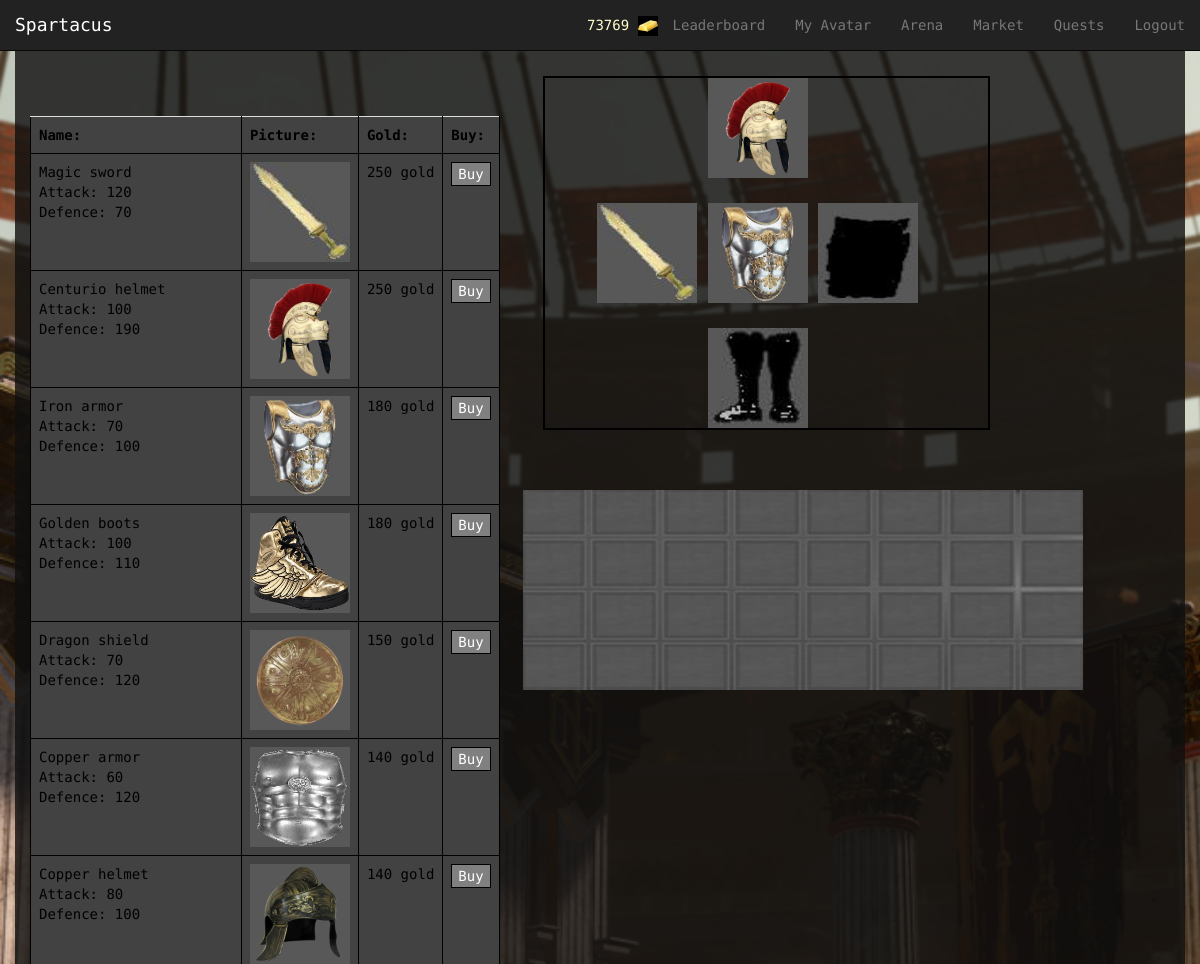
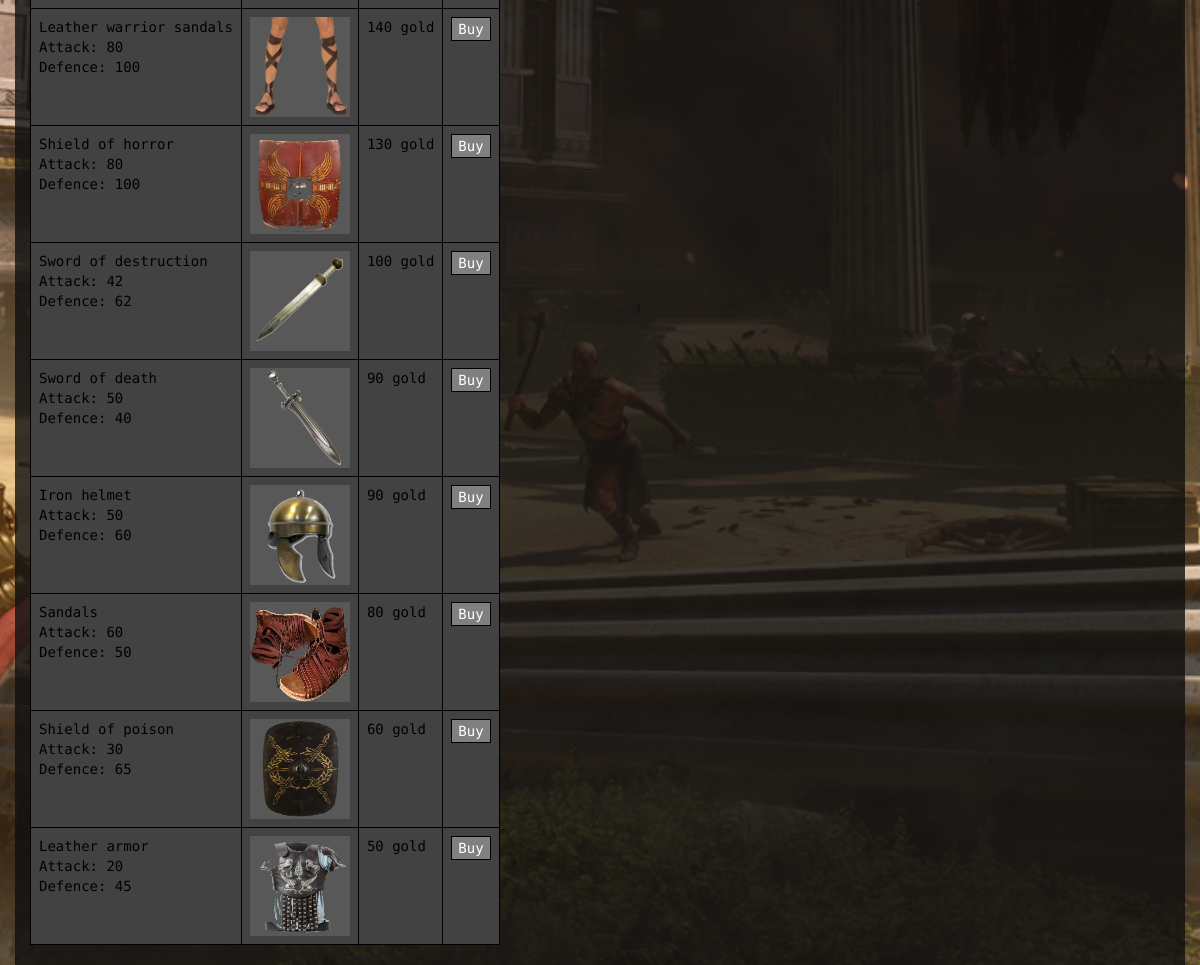
The page /Spartacus/market/ (signed in) on the database its author committed (2 pictures, top to bottom).
### Spartacus/models.py (models this page shows, shortened)
class Item(models.Model):
    ITEM_CHOICES = (
    ('sword', 'sword'),
    ('shield', 'shield'),
    ('armor', 'armor'),
    ('helmet', 'helmet'),
    ('boots', 'boots'),)
    price = models.IntegerField(default = 0)
    itemType = models.CharField(max_length=128, choices=ITEM_CHOICES, default= 'sword')
    name = models.CharField(max_length=128, unique = True)
    picture = models.ImageField(upload_to='item_images', blank=True)
    attack = models.IntegerField(default= 10)
    deffence = models.IntegerField(default= 10)

class AvatarItem(models.Model):
    item = models.ForeignKey(Item)
    avatar = models.ForeignKey(Avatar)
    equiped = models.BooleanField(default = False)

class Avatar(models.Model):
    user = models.OneToOneField(User)
    picture = models.ImageField(upload_to='profile_images', blank=True)
    cash = models.IntegerField(default = 100)
    attack = models.IntegerField(default= 10)
    deffence = models.IntegerField(default= 10)
    strength = models.IntegerField(default= 10)
    agility = models.IntegerField(default= 10)
    intelligence = models.IntegerField(default = 10)
    isFighting = models.BooleanField(default=False)
    victories = models.IntegerField(default = 0)
    points = models.IntegerField(default = 0) # for ranking...every time a gladiator fights get some amount of points

### Spartacus/views.py (the view, shortened to what this page needs)
@login_required
def market(request):
    context_dict = {}
    context_dict["bought"] = False
    context_dict["full"] = False
    try:
        avatar = Avatar.objects.get(user = request.user)
        health = avatar.strength*25;
        context_dict.update(getItems(avatar))
        context_dict['health']= health
        items = Item.objects.order_by('-price')
        context_dict['items'] = items
    except:
        print "Query fail market"
    return render (request, 'Spartacus/market.html', context_dict)

### Spartacus/templatetags/Spartacus_extras.py (called while the page is built)
@register.inclusion_tag('Spartacus/item_list_market.html',takes_context=True)
def get_market_items(context):
    avatar = context['avatar']
    context_dict = getItems(avatar)
    context_dict['bought'] = context['bought']
    return context_dict

### templates/Spartacus/market.html (shortened to what this page needs)
{% extends 'Spartacus/base.html' %}
{% load staticfiles %}
{% load app_filters %}
{% load Spartacus_extras %}
{% block body_block %}
    <div class="container">
		<div class="row" id="split">
		</div>
        <div class="row">
            <div class="col-xs-12 col-md-6 col-lg-4">
                <br/><br/>
                <table class="table" style=" table-layout: auto">
                    <th>Name:</th>
                    <th>Picture:</th>
                    <th>Gold:</th>
                    <th>Buy:</th>
                    {% for item in items %}
                        <tr>
                            <td>{{ item.name }} <br/>Attack: {{ item.attack }} <br/>Defence: {{ item.deffence }}</td>
                            <td><img src = "{{item.picture.url}}" width = "100" height = "100"></td>
                            <td>{{ item.price }} gold</td>
                            <td>
                                <form method="post" action="{% url 'market' %}">
                                    <input type="submit" value="Buy" name = "Submit">
                                </form></td>
                        </tr>
                    {% endfor %}
                </table>
            </div>
			<div class="col-xs-12 col-md-6 col-lg-5 col-lg-offset-1">
                <div id="all_items_market">
                    {% get_market_items %}
                </div>
			</div>
        </div>
    </div>
{% endblock %}
    {% block gold %}
        {% if user.is_authenticated %}
            <div id="gold" >{{ user.avatar.cash }} <img  src="{% static 'images/gold.jpg' %}" width = "20" height = "20"/></div>
        {% endif %}
    {% endblock %}

### templates/Spartacus/item_list_market.html (shortened to what this page needs)
{% load staticfiles %}
{% load app_filters %}
<div id="all_items_market">
    <div class="row">
        <div class="col-xs-11 col-xs-offset-1" style="border: 2px solid black;">
            <div class="row">
                <div class="col-xs-4 col-xs-offset-3 col-sm-4 col-sm-offset-5 col-md-4 col-md-offset-4 col-lg-4 col-lg-offset-4">
                    {% if helmet %}
                    <img data-toggle="tooltip" data-placement="left" title="{{helmet.item.name}} &#013;Attack: {{helmet.item.attack}} &#013;Defence: {{helmet.item.deffence}}"
                         class="unequip_market" data-itemid="{{helmet.id}}" src = "{{helmet.item.picture.url}}" width = "100" height = "100">
                    <br>
                    {% else %}
                    <img src = "{% static "images/helmet.jpg" %}" width = "100" height = "100">
                    {% endif %}
                    <div class="row" id="split">
                    </div>
                </div>
            </div>
            <div class="row">
                <div class="col-xs-4 col-xs-offset-3 col-sm-4 col-sm-offset-1 col-md-2 col-md-offset-1">
                    {% if sword %}
                    <img data-toggle="tooltip" data-placement="left" title="{{sword.item.name}} &#013;Attack: {{sword.item.attack}} &#013;Defence: {{sword.item.deffence}}"
                         class="unequip_market" data-itemid="{{sword.id}}" src = "{{sword.item.picture.url}}" width = "100" height = "100">
                    <br/>
                    {% else %}
                    <img src = "{% static "images/sword.jpg" %}" width = "100" height = "100">
                    {% endif %}
                    <div class="row" id="split">
                    </div>
                </div>
                <div class="col-xs-4 col-xs-offset-3 col-sm-4 col-sm-offset-0 col-md-2 col-md-offset-1">
                    {% if armor %}
                    <img data-toggle="tooltip" data-placement="left" title="{{armor.item.name}} &#013;Attack: {{armor.item.attack}} &#013;Defence: {{armor.item.deffence}}"
                         class="unequip_market" data-itemid="{{armor.id}}" src = "{{armor.item.picture.url}}" width = "100" height = "100">
                    <br/>
                    {% else %}
                    <img src = "{% static "images/armour.jpg" %}" width = "100" height = "100">
                    {% endif %}
                    <div class="row" id="split">
                    </div>
                </div>
                <div class="col-xs-4 col-xs-offset-3 col-sm-3 col-sm-offset-0 col-md-2 col-md-offset-1">
                    {% if shield %}
                    <img data-toggle="tooltip" data-placement="left" title="{{shield.item.name}} &#013;Attack: {{shield.item.attack}} &#013;Defence: {{shield.item.deffence}}"
                         class="unequip_market" data-itemid="{{shield.id}}" src = "{{shield.item.picture.url}}" width = "100" height = "100">
                    <br/>
                    {% else %}
                    <img src = "{% static "images/shield.jpg" %}" width = "100" height = "100">
                    {% endif %}
                    <div class="row" id="split">
                    </div>
                </div>
            </div>
            <div class="row">
                <div class="col-xs-4 col-xs-offset-3 col-sm-4 col-sm-offset-5 col-md-4 col-md-offset-4 col-lg-4 col-lg-offset-4">
                    {% if boots %}
                    <img data-toggle="tooltip" data-placement="left" title="{{boots.item.name}} &#013;Attack: {{boots.item.attack}} &#013;Defence: {{boots.item.deffence}}"
                         class="unequip_market" data-itemid="{{boots.id}}"  src = "{{boots.item.picture.url}}" width = "100" height = "100">
                    <br/>
                    {% else %}
                    <img src = "{% static "images/boots.jpg" %}" width = "100" height = "100">
                    {% endif %}
                </div>
            </div>
        </div>
    </div>
    <div class="row">
        <div class="col-lg-4 col-lg-offset-1 col-md-6 col-md-offset-1 col-xs-8 col-xs-offset-2">
            <div class="div1">
                <img src="{% static 'images/inventory.jpg' %}" style="position: absolute; top: 60px; left: -20px; width:560px; height:200px;"/>
            </div>
        </div>
    </div>
</div>

### static/css/styles.css (style rules this page uses)
html,body { height: 100%; font-family: 'Droid Sans Mono', sans-serif; }
body { padding-top: 51px; background: #1E1E1E; color: #f9f9f9; }

### static/css/mystyles.css (style rules this page uses)
table { table-layout: fixed; }
table,th, td, tr { background-color: #424242; color: black; border: 1px solid black; white-space: nowrap; overflow: hidden; text-overflow: ellipsis; }
input { border: 1px solid black; background-color: gray; color: white; }
div.div1 { width:600px; height:300px; }
div#split { height: 25px; }
div.container { background: rgba(15,15,15, 0.8)!important; }

### rows shown on the page
Item: name "Magic sword", attack "120", deffence "70", picture (picture), price "250"
Item: name "Centurio helmet", attack "100", deffence "190", picture (picture), price "250"
Item: name "Iron armor", attack "70", deffence "100", picture (picture), price "180"
Item: name "Golden boots", attack "100", deffence "110", picture (picture), price "180"
Item: name "Dragon shield", attack "70", deffence "120", picture (picture), price "150"
Item: name "Copper armor", attack "60", deffence "120", picture (picture), price "140"
Item: name "Copper helmet", attack "80", deffence "100", picture (picture), price "140"
Item: name "Leather warrior sandals", attack "80", deffence "100", picture (picture), price "140"
Item: name "Shield of horror", attack "80", deffence "100", picture (picture), price "130"
Item: name "Sword of destruction", attack "42", deffence "62", picture (picture), price "100"
Item: name "Sword of death", attack "50", deffence "40", picture (picture), price "90"
Item: name "Iron helmet", attack "50", deffence "60", picture (picture), price "90"
Item: name "Sandals", attack "60", deffence "50", picture (picture), price "80"
Item: name "Shield of poison", attack "30", deffence "65", picture (picture), price "60"
Item: name "Leather armor", attack "20", deffence "45", picture (picture), price "50"
AvatarItem: item.picture (picture)
AvatarItem: item.picture (picture)
AvatarItem: item.picture (picture)

### other values the page prints
{{ user.avatar.cash }} "73769"
